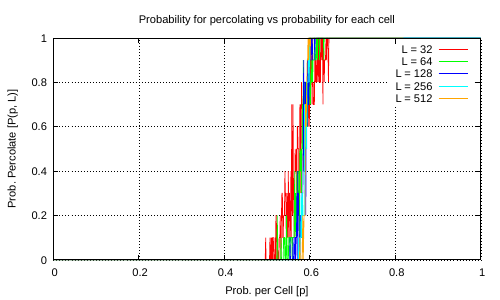

Here is the gnuplot script that generated this plot:
set term pdf
set output "plot.pdf"

set xlabel "Prob. per Cell [p]"
set ylabel "Prob. Percolate [P(p, L)]"
#set logscale x 2
#set autoscale
set xrange [0 : 1]
set yrange [0 : 1]
set grid



set title "Probability for percolating vs probability for each cell"

plot "32.dat" u 1:2 w lines lc "red" lw 1 title "L = 32" ,\
    "64.dat" u 1:2 w lines lc "green" lw 1 title "L = 64", \
    "128.dat" u 1:2 w lines lc "blue" lw 1 title "L = 128", \
    "256.dat" u 1:2 w lines lc "cyan" lw 1 title "L = 256", \
    "512.dat" u 1:2 w lines lc "orange" lw 1 title "L = 512"
